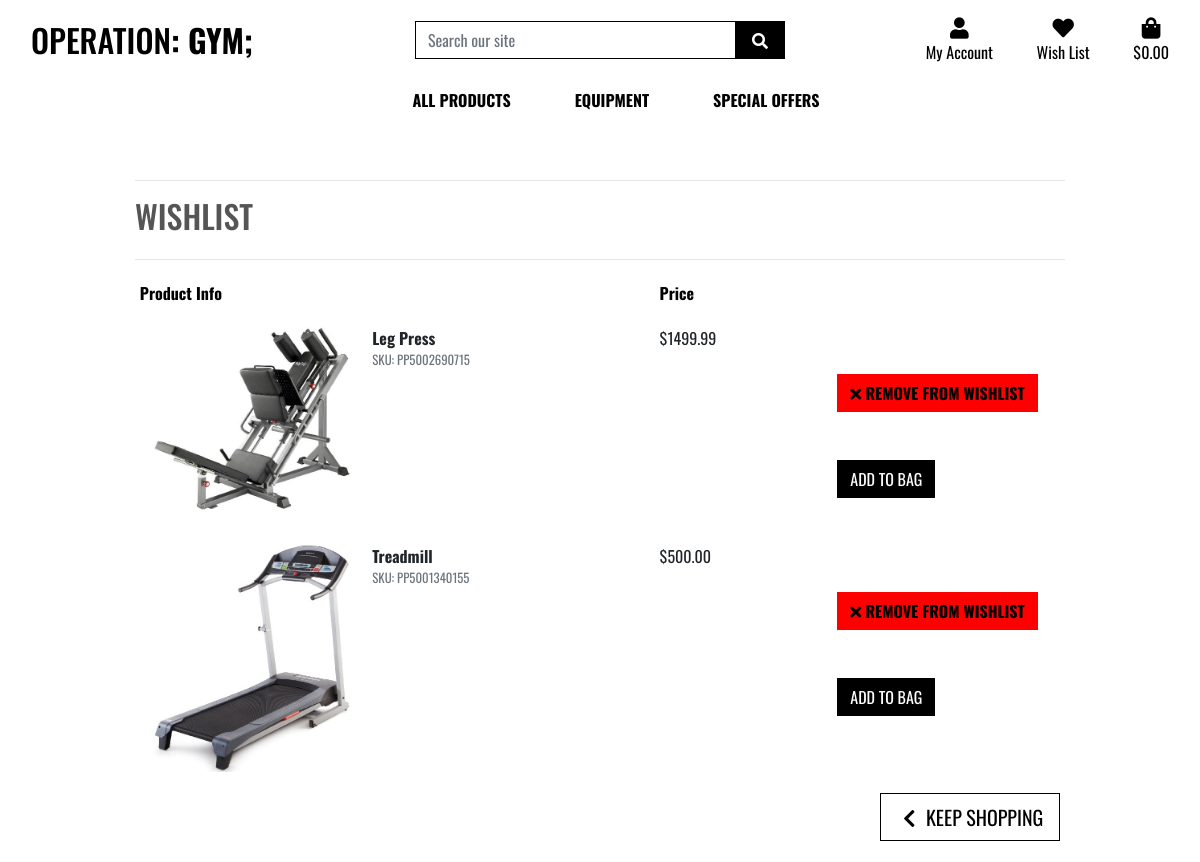
/wishlist/ (signed in), run on an earlier commit of the app's database.
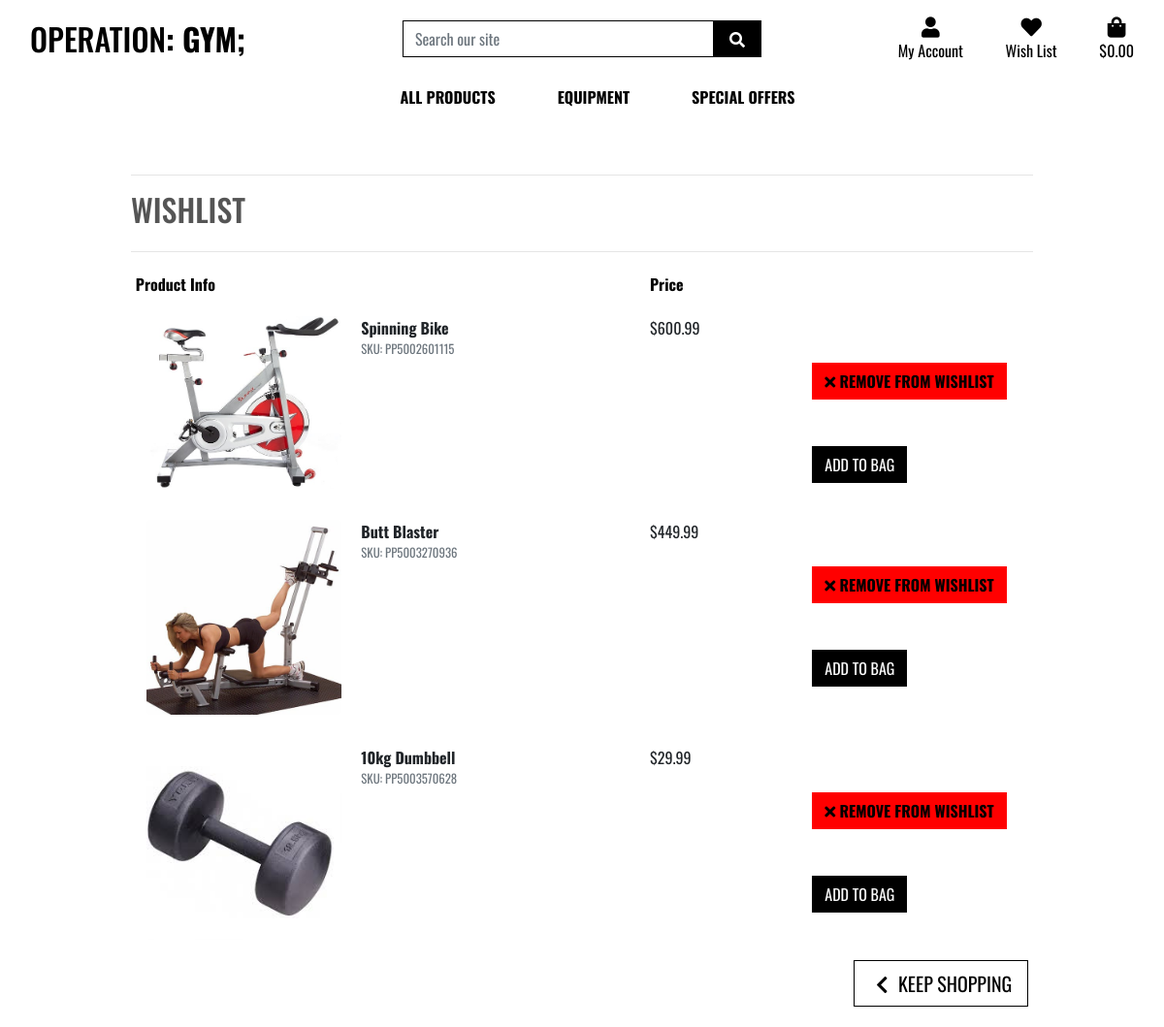
And on a later commit of the database.
### products/models.py (models this page shows, shortened)
class Product(models.Model):
    category = models.ForeignKey('Category', null=True, blank=True, on_delete=models.SET_NULL)
    sku = models.CharField(max_length=254, null=True, blank=True)
    name = models.CharField(max_length=254)
    description = models.TextField()
    stock = models.IntegerField()
    price = models.DecimalField(max_digits=6, decimal_places=2)
    image = models.ImageField(null=True, blank=True)

### wishlist/views.py (the view)
# urls.py: path('wishlist/', include('wishlist.urls')),
@login_required
def wishlist(request):
    items = []
    user = get_object_or_404(UserProfile, user=request.user)
    wishlist = Wishlist.objects.get_or_create(user=user)
    wishlist_user = wishlist[0]
    test = WishlistItem.objects.filter(wishlist=wishlist_user).exists()
    if test:
        user_wishlist = get_list_or_404(WishlistItem, wishlist=wishlist_user)
        for obj in user_wishlist:
            product = get_object_or_404(Product, name=obj)
            items.append(product)
        context = {
            'wishlist': True,
            'products': items
        }
        return render(request, 'wishlist/wishlist.html', context)
    else:
        context = {
            'wishlist': False,
        }
        return render(request, 'wishlist/wishlist.html', context)

### bag/contexts.py (called while the page is built, shortened)
def bag_contents(request):
    bag_items = []
    total = 0
    product_count = 0
    bag = request.session.get('bag', {})
    delivery = total * Decimal(settings.STANDARD_DELIVERY_PERCENTAGE / 100)
    grand_total = delivery + total
    context = {
        'bag_items': bag_items,
        'total': total,
        'product_count': product_count,
        'delivery': delivery,
        'grand_total': grand_total,
    }
    return context

### wishlist/models.py (called while the page is built)
    def __str__(self):
        return self.product.name

### wishlist/templates/wishlist/wishlist.html (shortened to what this page needs)
{% extends "base.html" %}
{% load static %}
{% load bag_tools %}
{% block extra_css %}
    <link rel="stylesheet" href="{% static 'css/wishlist.css' %}">
{% endblock %}
{% block page_header %}
<div class="container header-container">
    </div>
{% endblock %}
{% block content %}
<div class="overlay"></div>
<div class="container mb-2">
        <div class="row">
            <div class="col">
                <hr>
                <h2 class="logo-font mb-4">Wishlist</h2>
                <hr>
            </div>
        </div>
        <div class="row">
            <div class="col">
                {% if wishlist %}
                    <div class="table-responsive rounded">
                        <table class="table table-sm table-borderless">
                            <thead class="text-black">
                                <tr>
                                    <th scope="col">Product Info</th>
                                    <th scope="col"></th>
                                    <th scope="col">Price</th>
                                </tr>
                            </thead>
                            {% for product in products%}
                                <tr>
                                    <td class="p-3 w-25">
                                        {% if product.image %}
                                        <img class="img-fluid rounded" src="{{ product.image.url }}">
                                        {% else %}
                                        <img class="w-100" src="{{ MEDIA_URL }}noimage.jpg" alt="{{ product.name }}">
                                        {% endif %}
                                    </td>
                                    <td class="py-3">
                                        <p class="my-0"><strong>{{ product.name }}</strong></p>
                                        <p class="my-0 small text-muted">SKU: {{ product.sku|upper }}</p>
                                    </td>
                                    <td class="py-3">
                                        <p class="my-0">${{ product.price }}</p>
                                    </td>
                                    <td class="py-3 w-25">
                                        <form class="form update-form" method="POST" action="{% url 'delete_from_wishlist' product.id %}">
                                            <button class="btn btn-red rounded-0 text-uppercase mt-5"><strong><i class="fas fa-times"></i> Remove from wishlist</strong></button>
                                        </form>
                                        <form class="form update-form" method="POST" action="{% url 'product_detail' product.id %}">
                                            <button class="btn btn-black rounded-0 text-uppercase mt-5">Add to Bag</button>
                                        </form>
                                    </td>
                                </tr>
                            {% endfor %}
                            <tr>
                                <td colspan="5" class="text-right">
                                    <a href="{% url 'products' %}" class="btn btn-outline-black rounded-0 btn-lg">
                                        <span class="icon">
                                            <i class="fas fa-chevron-left"></i>
                                        </span>
                                        <span class="text-uppercase">Keep Shopping</span>
                                    </a>
                                </td>
                            </tr>
                        </table>
                    </div>
                {% endif %}
            </div>
        </div>
    </div>
{% endblock %}

What changed in the data, as far as the page shows it:
no longer on this page (row unchanged): Product: image (picture), name "Leg Press", sku "PP5002690715", price "1499.99"
no longer on this page (row unchanged): Product: image (picture), name "Treadmill", sku "PP5001340155", price "500.00"
now on this page (row unchanged): Product: image (picture), name "Spinning Bike", sku "PP5002601115", price "600.99"
now on this page (row edited): Product: image (picture), name "Butt Blaster", sku "PP5003270936", price "449.99"
now on this page (row unchanged): Product: image (picture), name "10kg Dumbbell", sku "PP5003570628", price "29.99"
